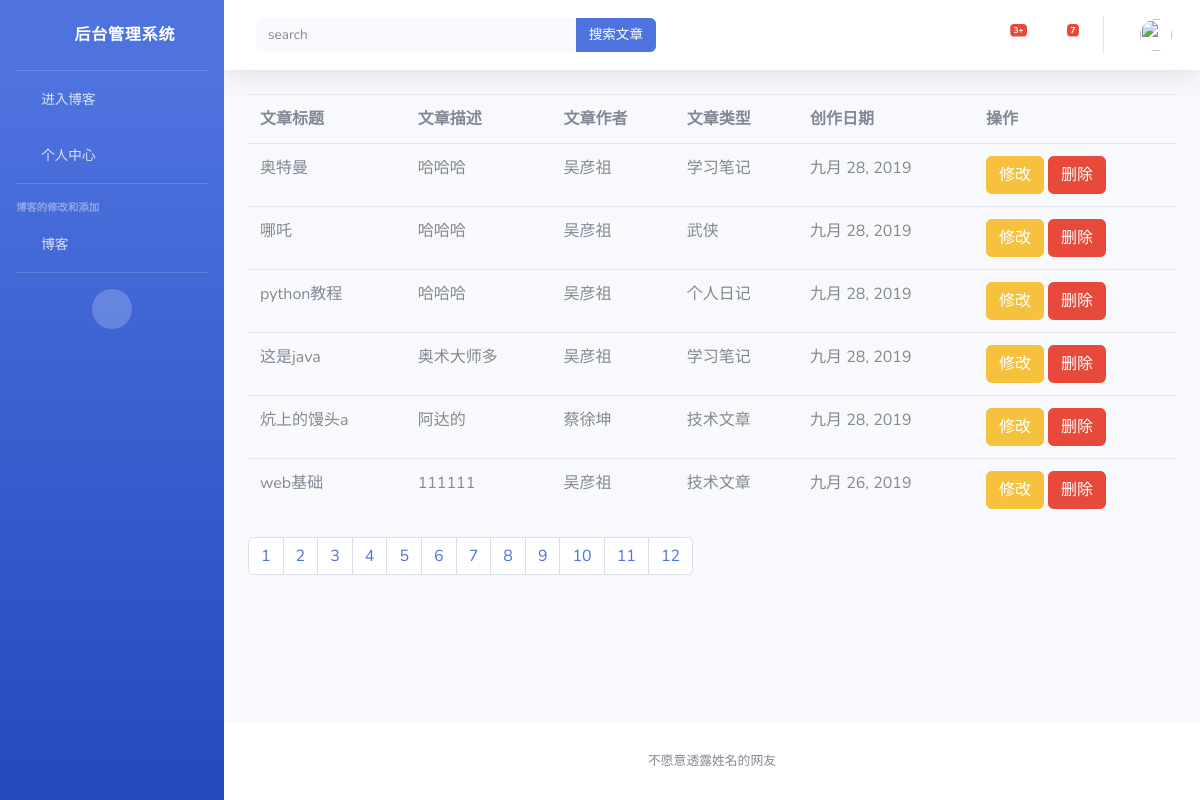
The app's page /management/list/ with its own data.
### blogindex/models.py (models this page shows, shortened)
class Article(models.Model):
    title = models.CharField(max_length=32, verbose_name='标题')
    date = models.DateField(verbose_name='日期', default=timezone.now)
    content = models.TextField()
    description = models.TextField()
    picture = models.ImageField(upload_to='images')
    recommend = models.IntegerField(verbose_name='推荐', default=0)
    click = models.IntegerField(verbose_name='点击率', default=0)
    author = models.ForeignKey(to=Author, on_delete=models.SET_DEFAULT, default=1)
    type = models.ForeignKey(to=Type, on_delete=models.CASCADE, default=1)
    class Meta:
        db_table = 'article'
        verbose_name = '文章'
        verbose_name_plural = verbose_name

class Author(models.Model):
    name = models.CharField(max_length=32, verbose_name='作者名字')
    age = models.IntegerField(verbose_name='年龄')
    gender = models.IntegerField(choices=((1, '男'), (2, '女')), verbose_name='性别', default=1)
    email = models.CharField(max_length=32, verbose_name='电子邮件')
    def __str__(self):
        return self.name
    class Meta:
        db_table = 'author'
        verbose_name = '作者'
        verbose_name_plural = verbose_name

class Type(models.Model):
    name = models.CharField(max_length=32, verbose_name='名字')
    description = models.TextField(verbose_name='描述')
    class Meta:
        db_table = 'type'
        verbose_name = '类型'
        verbose_name_plural = verbose_name

### management/views.py (the view)
# urls.py: path('list/', list),
def list(request, page=1):
    article = Article.objects.order_by('-date').all()
    paginator = Paginator(article, 6)
    paginator_list = paginator.page(page)
    del_id = request.GET.get('del_id')
    if del_id:
        article = Article.objects.get(id=del_id)
        article.delete()
    search_name=request.GET.get('search_name')
    print(search_name)
    return render(request, 'management/list.html', locals())

### management/templates/management/list.html (shortened to what this page needs)
{% extends 'management/base.html' %}
{% block content %}
    <form>
        <table class="table">
            <tr>
                <th>文章标题</th>
                <th>文章描述</th>
                <th>文章作者</th>
                <th>文章类型</th>
                <th>创作日期</th>
                <th>操作</th>
            </tr>
            {% for i in paginator_list %}
                <tr>
                    <td>{{ i.title }}</td>
                    <td>{{ i.description }}</td>
                    <td>{{ i.author }}</td>
                    <td>{{ i.type.name }}</td>
                    <td>{{ i.date }}</td>
                <td>
                    <a href="/management/article_update/?update_title={{ i.title }}" type="button" class="btn btn-warning">修改</a>
                    <a href="/management/list/?del_id={{ i.id }}" type="button" class="btn btn-danger">删除</a>
                </td>
                </tr>
            {% endfor %}
        </table>
    </form>
    <ul class="pagination">
        {% for one in paginator.page_range %}
            <li class="paginate button page-item previous">
                {% if status == '0' %}
                    <a class="page-link" href="/management/list/{{ one }}">{{ one }}</a>
                {% else %}
                    <a class="page-link" href="/management/list/{{ one }}">{{ one }}</a>
                {% endif %}
            </li>
        {% endfor %}
    </ul>
{% endblock %}

### management/templates/management/base.html (shortened to what this page needs)
<!DOCTYPE html>
<html lang="en">
<head>
    <link href="/static/management/vendor/fontawesome-free/css/all.min.css" rel="stylesheet" type="text/css">
    <link href="/static/management/css/sb-admin-2.min.css" rel="stylesheet">
</head>
<body id="page-top">
<div id="wrapper">
    <ul class="navbar-nav bg-gradient-primary sidebar sidebar-dark accordion" id="accordionSidebar">
        <a class="sidebar-brand d-flex align-items-center justify-content-center" href="/management/index">
            <div class="sidebar-brand-icon rotate-n-15">
                <i class="fas fa-laugh-wink"></i>
            </div>
            <div class="sidebar-brand-text mx-3">后台管理系统</div>
        </a>
        <hr class="sidebar-divider my-0">
        <li class="nav-item">
            <a class="nav-link" href="/blogindex/index">
                <i class="fas fa-fw fa-tachometer-alt"></i>
                <span>进入博客</span></a>
            <a class="nav-link" href="/management/personal_info">
                <i class="fas fa-fw fa-tachometer-alt"></i>
                <span>个人中心</span></a>
        </li>
        <hr class="sidebar-divider">
        <div class="sidebar-heading">
            博客的修改和添加
        </div>
        <li class="nav-item">
            <a class="nav-link collapsed" href="#" data-toggle="collapse" data-target="#collapseTwo"
               aria-expanded="true" aria-controls="collapseTwo">
                <i class="fas fa-fw fa-cog"></i>
                <span>博客</span>
            </a>
        </li>
        <hr class="sidebar-divider">
        <div class="text-center d-none d-md-inline">
            <button class="rounded-circle border-0" id="sidebarToggle"></button>
        </div>
    </ul>
    <div id="content-wrapper" class="d-flex flex-column">
        <div id="content">
            <nav class="navbar navbar-expand navbar-light bg-white topbar mb-4 static-top shadow">
                <form class="d-none d-sm-inline-block form-inline mr-auto ml-md-3 my-2 my-md-0 mw-100 navbar-search">
                    <div class="input-group">
                        <input type="text" class="form-control bg-light border-0 small" placeholder="search" id="serach" name="search_name" disabled
                               aria-label="Search" aria-describedby="basic-addon2">
                        <div class="input-group-append">
                            <input class="btn btn-primary" type="button" onclick="search()" value="搜索文章">
                        </div>
                    </div>
                </form>
                <ul class="navbar-nav ml-auto">
                    <li class="nav-item dropdown no-arrow mx-1">
                        <a class="nav-link dropdown-toggle" href="#" id="alertsDropdown" role="button"
                           data-toggle="dropdown" aria-haspopup="true" aria-expanded="false">
                            <i class="fas fa-bell fa-fw"></i>
                            <span class="badge badge-danger badge-counter">3+</span>
                        </a>
                    </li>
                    <li class="nav-item dropdown no-arrow mx-1">
                        <a class="nav-link dropdown-toggle" href="#" id="messagesDropdown" role="button"
                           data-toggle="dropdown" aria-haspopup="true" aria-expanded="false">
                            <i class="fas fa-envelope fa-fw"></i>
                            <span class="badge badge-danger badge-counter">7</span>
                        </a>
                    </li>
                    <li class="nav-item dropdown no-arrow">
                        <a class="nav-link dropdown-toggle" href="#" id="userDropdown" role="button"
                           data-toggle="dropdown" aria-haspopup="true" aria-expanded="false">
                            <img class="img-profile rounded-circle" src="/static/management/img/111.jpg">
                        </a>
                    </li>
                </ul>
            </nav>
            <div class="container-fluid">
                {% block content %}
                {% endblock %}
            </div>
        </div>
        <footer class="sticky-footer bg-white">
            <div class="container my-auto">
                <div class="copyright text-center my-auto">
                    <span>不愿意透露姓名的网友</span>
                </div>
            </div>
        </footer>
    </div>
</div>
</body>
</html>

### records on screen
Article: title "奥特曼", description "哈哈哈", author "吴彦祖", type.name "学习笔记", date "九月 28, 2019"
Article: title "哪吒", description "哈哈哈", author "吴彦祖", type.name "武侠", date "九月 28, 2019"
Article: title "python教程", description "哈哈哈", author "吴彦祖", type.name "个人日记", date "九月 28, 2019"
Article: title "这是java", description "奥术大师多", author "吴彦祖", type.name "学习笔记", date "九月 28, 2019"
Article: title "炕上的馒头a", description "阿达的", author "蔡徐坤", type.name "技术文章", date "九月 28, 2019"
Article: title "web基础", description "111111", author "吴彦祖", type.name "技术文章", date "九月 26, 2019"

### other values on screen
{{ one }} "1" "2" "3" "4" "5" "6" "7" "8" "9" "10" "11" "12"
